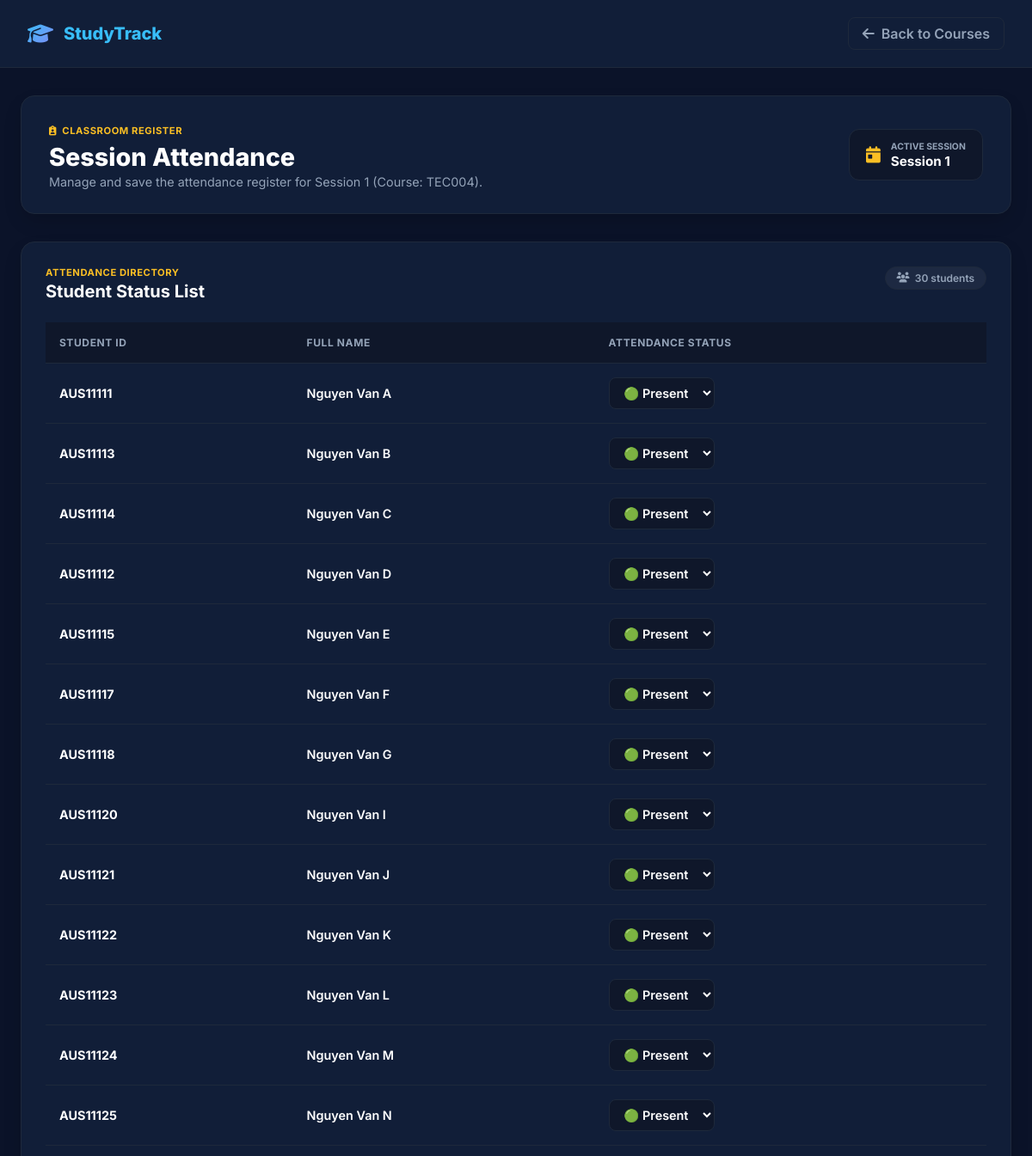
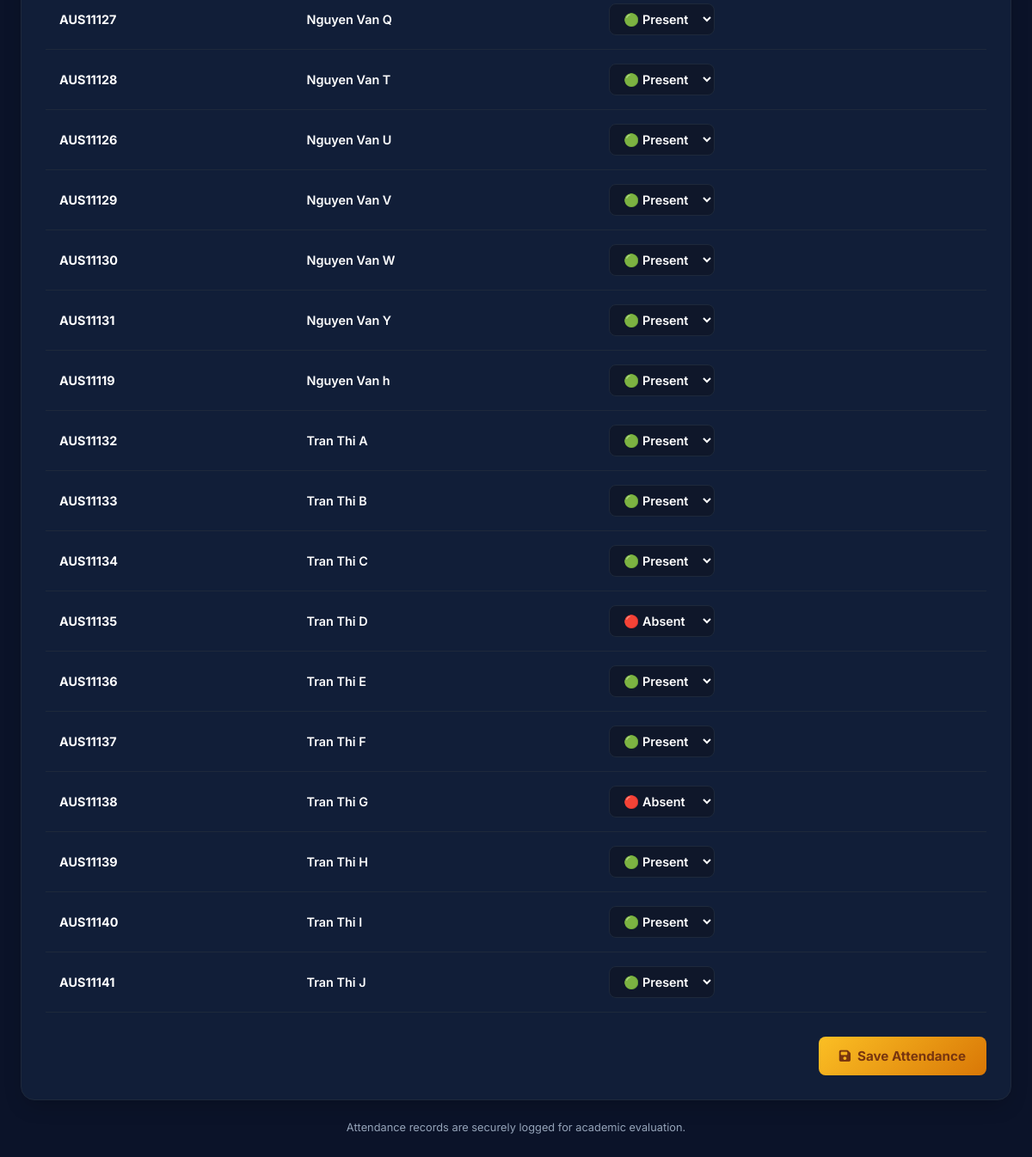
The page /attendance/TEC004/1 (signed in) on the database its author committed (2 pictures, top to bottom).
### tables this page shows
CREATE TABLE attendance_records(
    record_id INTEGER PRIMARY KEY AUTOINCREMENT,

    student_id TEXT NOT NULL,
    course_id TEXT NOT NULL,    

    session_number INTEGER NOT NULL,

    attendance_date DATE,

    status TEXT CHECK(status IN ('Present','Late','Absent')),

    UNIQUE(student_id, course_id, session_number),

    FOREIGN KEY(student_id) REFERENCES students(student_id),
    FOREIGN KEY(course_id) REFERENCES courses(course_id));

CREATE TABLE students(
        student_id TEXT PRIMARY KEY,
        name TEXT,
        email TEXT,
        major TEXT
    );

### admin.py (the view)
@admin_bp.route(
"/attendance/<course_id>/<int:session_number>"
)
@login_required
@admin_required
def attendance_session(course_id,session_number):
    conn = sqlite3.connect(DATABASE)
    conn.row_factory = sqlite3.Row
    cursor = conn.cursor()
    cursor.execute("""

    SELECT

        s.student_id,

        s.name,

        ar.status

    FROM enrollments e

    JOIN students s

        ON s.student_id=e.student_id

    LEFT JOIN attendance_records ar

        ON ar.student_id=e.student_id

        AND ar.course_id=e.course_id

        AND ar.session_number=?

    WHERE e.course_id=?

    ORDER BY s.name

    """,
    (
        session_number,
        course_id
    ))
    students = cursor.fetchall()
    conn.close()
    return render_template(
        "admin_page/attendance_session.html",
        students=students,
        session_number=session_number,
        course_id=course_id
    )

### decorator.py (called while the page is built)
def login_required(f):
    @wraps(f)
    def wrapper(*args,**kwargs):
        if "username" not in session:
            return redirect(
                url_for("auth.login")
            )
        return f(*args,**kwargs)
    return wrapper

def admin_required(f):
    @wraps(f)
    def wrapper(*args, **kwargs):
        if session.get("role") != "admin":
            return redirect(url_for("auth.login"))
        return f(*args, **kwargs)
    return wrapper

### templates/admin_page/attendance_session.html (shortened to what this page needs)
<!DOCTYPE html>
<html lang="en">
<head>
    <link rel="stylesheet" href="https://cdnjs.cloudflare.com/ajax/libs/font-awesome/6.4.0/css/all.min.css">
    <link rel="stylesheet" href="{{ url_for('static', filename='css/admin_page/attendance_session.css') }}">
</head>
<body>
    <header class="navbar">
        <a href="/admin" class="nav-brand">
            <i class="fa-solid fa-graduation-cap logo-icon"></i>
            <span>StudyTrack</span>
        </a>
        <a href="{{ url_for('admin.attendance') }}" class="back-btn">
            <i class="fa-solid fa-arrow-left"></i> Back to Courses
        </a>
    </header>
    <div class="container">
        <div class="dashboard-top-header">
            <div>
                <span class="badge-tag"><i class="fa-solid fa-clipboard-user"></i> Classroom Register</span>
                <h1 class="page-title">Session Attendance</h1>
                <p class="page-subtitle">Manage and save the attendance register for Session {{ session_number }}
                    (Course: {{ course_id }}).</p>
            </div>
            <div class="session-badge-box">
                <i class="fa-solid fa-calendar-day"></i>
                <div class="session-info">
                    <span class="sub-label">Active Session</span>
                    <span class="session-value">Session {{ session_number }}</span>
                </div>
            </div>
        </div>
        <div class="card-panel card-dark-container">
            <div class="panel-header-flex">
                <div>
                    <span class="card-category text-gold">Attendance Directory</span>
                    <h2 class="panel-title text-white">Student Status List</h2>
                </div>
                <span class="badge-pill"><i class="fa-solid fa-users"></i> {{ students|length }} students</span>
            </div>
            <form method="POST" action="{{ url_for('admin.attendance_save') }}">
                <div class="table-responsive">
                    <table>
                        <thead>
                            <tr>
                                <th>Student ID</th>
                                <th>Full Name</th>
                                <th>Attendance Status</th>
                            </tr>
                        </thead>
                        <tbody>
                            {% for s in students %}
                            <tr>
                                <td>
                                    <b>{{ s.student_id }}</b>
                                </td>
                                <td>
                                    <div class="student-name-text">{{ s.name }}</div>
                                </td>
                                <td>
                                    <div class="select-wrapper">
                                        <select name="status" class="form-select-status">
                                            <option value="Present" {% if s.status=="Present" %}selected{% endif %}>
                                                🟢 Present
                                            </option>
                                            <option value="Absent" {% if s.status=="Absent" %}selected{% endif %}>
                                                🔴 Absent
                                            </option>
                                        </select>
                                    </div>
                                </td>
                            </tr>
                            {% else %}
                            <tr>
                                <td colspan="3" class="empty-state">
                                    No students available for attendance.
                                </td>
                            </tr>
                            {% endfor %}
                        </tbody>
                    </table>
                </div>
                <div class="form-action-footer">
                    <button type="submit" class="btn-submit-attendance">
                        <i class="fa-solid fa-floppy-disk"></i> Save Attendance
                    </button>
                </div>
            </form>
        </div>
        <div class="footer-note">
            Attendance records are securely logged for academic evaluation.
        </div>
    </div>
</body>
</html>

### static/css/admin_page/attendance_session.css (style rules this page uses)
:root { --bg-main: #0b1329; --card-dark-bg: #111e38; --border-dark: #1e293b; --text-main: #ffffff; --text-muted: #94a3b8; --accent-gold: #fbbf24; --accent-blue: #38bdf8; --shadow: 0 10px 25px -5px rgba(0, 0, 0, 0.2); }
* { box-sizing: border-box; margin: 0; padding: 0; font-family: 'Inter', sans-serif; }
body { background-color: var(--bg-main); color: var(--text-main); min-height: 100vh; }
.navbar { display: flex; justify-content: space-between; align-items: center; padding: 20px 32px; background: var(--card-dark-bg); border-bottom: 1px solid var(--border-dark); }
.nav-brand { display: flex; align-items: center; gap: 0.75rem; text-decoration: none; color: #38bdf8; font-weight: 800; font-size: 1.25rem; }
.logo-icon { font-size: 1.5rem; background: linear-gradient(135deg, #38bdf8, #818cf8); -webkit-background-clip: text; background-clip: text; -webkit-text-fill-color: transparent; }
.back-btn { display: flex; align-items: center; gap: 0.5rem; text-decoration: none; color: var(--text-muted); font-weight: 600; padding: 0.5rem 1rem; border-radius: 0.5rem; border: 1px solid var(--border-dark); transition: all 0.2s; }
.container { max-width: 1200px; margin: 2rem auto; padding: 0 1.5rem; }
.dashboard-top-header { display: flex; justify-content: space-between; align-items: center; margin-bottom: 2rem; background: var(--card-dark-bg); padding: 1.75rem 2rem; border-radius: 1rem; border: 1px solid var(--border-dark); box-shadow: var(--shadow); }
.badge-tag { font-size: 0.7rem; font-weight: 700; text-transform: uppercase; color: var(--accent-gold); letter-spacing: 0.05em; display: inline-flex; align-items: center; gap: 0.4rem; margin-bottom: 0.4rem; }
.page-title { font-size: 1.8rem; font-weight: 800; color: #ffffff; margin-bottom: 0.2rem; }
.page-subtitle { font-size: 0.9rem; color: var(--text-muted); }
.session-badge-box { display: flex; align-items: center; gap: 0.75rem; background-color: #0f172a; border: 1px solid var(--border-dark); padding: 0.8rem 1.2rem; border-radius: 0.75rem; color: var(--accent-gold); }
.session-badge-box i { font-size: 1.2rem; }
.sub-label { font-size: 0.65rem; font-weight: 700; text-transform: uppercase; color: var(--text-muted); display: block; }
.session-value { font-size: 0.95rem; font-weight: 700; color: #ffffff; }
.card-dark-container { background: var(--card-dark-bg); border: 1px solid var(--border-dark); border-radius: 1rem; padding: 1.75rem; box-shadow: var(--shadow); margin-bottom: 1.5rem; }
.panel-header-flex { display: flex; justify-content: space-between; align-items: flex-start; margin-bottom: 1.5rem; }
.card-category { font-size: 0.7rem; font-weight: 700; text-transform: uppercase; letter-spacing: 0.05em; display: block; margin-bottom: 0.2rem; }
.text-gold { color: var(--accent-gold); }
.panel-title { font-size: 1.25rem; font-weight: 700; color: #ffffff; }
.badge-pill { background-color: rgba(255, 255, 255, 0.05); border: 1px solid var(--border-dark); padding: 0.3rem 0.8rem; border-radius: 2rem; font-size: 0.75rem; font-weight: 600; color: var(--text-muted); display: flex; align-items: center; gap: 0.4rem; }
.table-responsive { overflow-x: auto; }
table { width: 100%; border-collapse: collapse; text-align: left; }
th, td { padding: 1rem; border-bottom: 1px solid var(--border-dark); font-size: 0.9rem; }
th { background-color: #0f172a; color: var(--text-muted); font-weight: 700; font-size: 0.75rem; text-transform: uppercase; letter-spacing: 0.05em; }
.student-name-text { font-weight: 600; color: #ffffff; }
.form-select-status { background-color: #0f172a; border: 1px solid var(--border-dark); color: #ffffff; padding: 0.5rem 0.8rem; border-radius: 0.5rem; font-size: 0.9rem; font-weight: 600; outline: none; cursor: pointer; transition: border-color 0.2s; }
.form-action-footer { margin-top: 1.75rem; display: flex; justify-content: flex-end; }
.btn-submit-attendance { background: linear-gradient(135deg, var(--accent-gold), #d97706); color: #78350f; border: none; border-radius: 0.5rem; padding: 0.8rem 1.5rem; font-weight: 700; font-size: 0.95rem; cursor: pointer; display: inline-flex; align-items: center; gap: 0.5rem; transition: opacity 0.2s; }
.footer-note { text-align: center; font-size: 0.8rem; color: var(--text-muted); margin-top: 1.5rem; }

### rows shown on the page
attendance_records: student_id "AUS11111", name "Nguyen Van A", status "🟢 Present"
attendance_records: student_id "AUS11113", name "Nguyen Van B", status "🟢 Present"
attendance_records: student_id "AUS11114", name "Nguyen Van C", status "🟢 Present"
attendance_records: student_id "AUS11112", name "Nguyen Van D", status "🟢 Present"
attendance_records: student_id "AUS11115", name "Nguyen Van E", status "🟢 Present"
attendance_records: student_id "AUS11117", name "Nguyen Van F", status "🟢 Present"
attendance_records: student_id "AUS11118", name "Nguyen Van G", status "🟢 Present"
attendance_records: student_id "AUS11120", name "Nguyen Van I", status "🟢 Present"
attendance_records: student_id "AUS11121", name "Nguyen Van J", status "🟢 Present"
attendance_records: student_id "AUS11122", name "Nguyen Van K", status "🟢 Present"
attendance_records: student_id "AUS11123", name "Nguyen Van L", status "🟢 Present"
attendance_records: student_id "AUS11124", name "Nguyen Van M", status "🟢 Present"
attendance_records: student_id "AUS11125", name "Nguyen Van N", status "🟢 Present"
attendance_records: student_id "AUS11127", name "Nguyen Van Q", status "🟢 Present"
attendance_records: student_id "AUS11128", name "Nguyen Van T", status "🟢 Present"
attendance_records: student_id "AUS11126", name "Nguyen Van U", status "🟢 Present"
attendance_records: student_id "AUS11129", name "Nguyen Van V", status "🟢 Present"
attendance_records: student_id "AUS11130", name "Nguyen Van W", status "🟢 Present"
attendance_records: student_id "AUS11131", name "Nguyen Van Y", status "🟢 Present"
attendance_records: student_id "AUS11119", name "Nguyen Van h", status "🟢 Present"
attendance_records: student_id "AUS11132", name "Tran Thi A", status "🟢 Present"
attendance_records: student_id "AUS11133", name "Tran Thi B", status "🟢 Present"
attendance_records: student_id "AUS11134", name "Tran Thi C", status "🟢 Present"
attendance_records: student_id "AUS11135", name "Tran Thi D", status "🔴 Absent"
attendance_records: student_id "AUS11136", name "Tran Thi E", status "🟢 Present"
attendance_records: student_id "AUS11137", name "Tran Thi F", status "🟢 Present"
attendance_records: student_id "AUS11138", name "Tran Thi G", status "🔴 Absent"
attendance_records: student_id "AUS11139", name "Tran Thi H", status "🟢 Present"
attendance_records: student_id "AUS11140", name "Tran Thi I", status "🟢 Present"
attendance_records: student_id "AUS11141", name "Tran Thi J", status "🟢 Present"

### other values the page prints
{{ session_number }} "1"
{{ course_id }} "TEC004"
{{ students|length }} "30"
